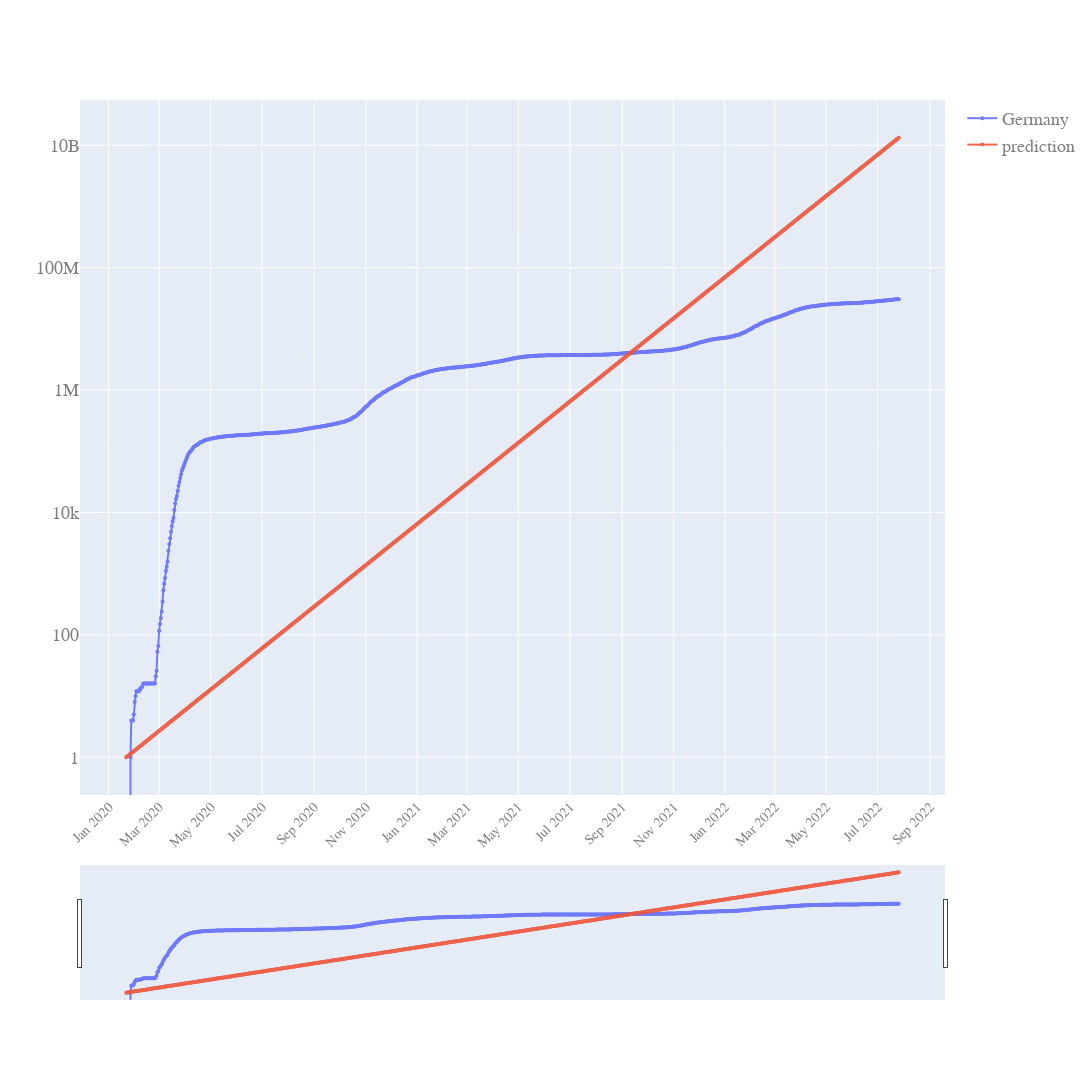

This figure's notebook cell:
### Code cell
quick_plot(LR_inspect.date,
          LR_inspect.iloc[:,1:],
          y_scale = 'log',
          slider =True)

### Figure 1 — Plotly figure (JSON) as saved in the notebook; plotly's stock layout.template omitted (floating-point values rounded to 4 significant figures; data arrays with more than 128 entries replaced by an {"elided": "..."} marker saying what was removed)
{"data": [{"line": {"width": 2}, "marker": {"size": 4}, "mode": "markers+lines", "name": "Germany", "opacity": 0.9, "type": "scatter", "x": {"elided": "917 str values"}, "y": {"elided": "917 int values"}}, {"line": {"width": 2}, "marker": {"size": 4}, "mode": "markers+lines", "name": "prediction", "opacity": 0.9, "type": "scatter", "x": {"elided": "917 str values"}, "y": {"elided": "917 float values"}}], "layout": {"autosize": true, "font": {"color": "#7f7f7f", "family": "PT Sans, monospace", "size": 18}, "height": 1080, "width": 1920, "xaxis": {"nticks": 20, "rangeslider": {"visible": true}, "tickangle": -45, "tickfont": {"color": "#7f7f7f", "size": 14}}, "yaxis": {"type": "log"}}}
